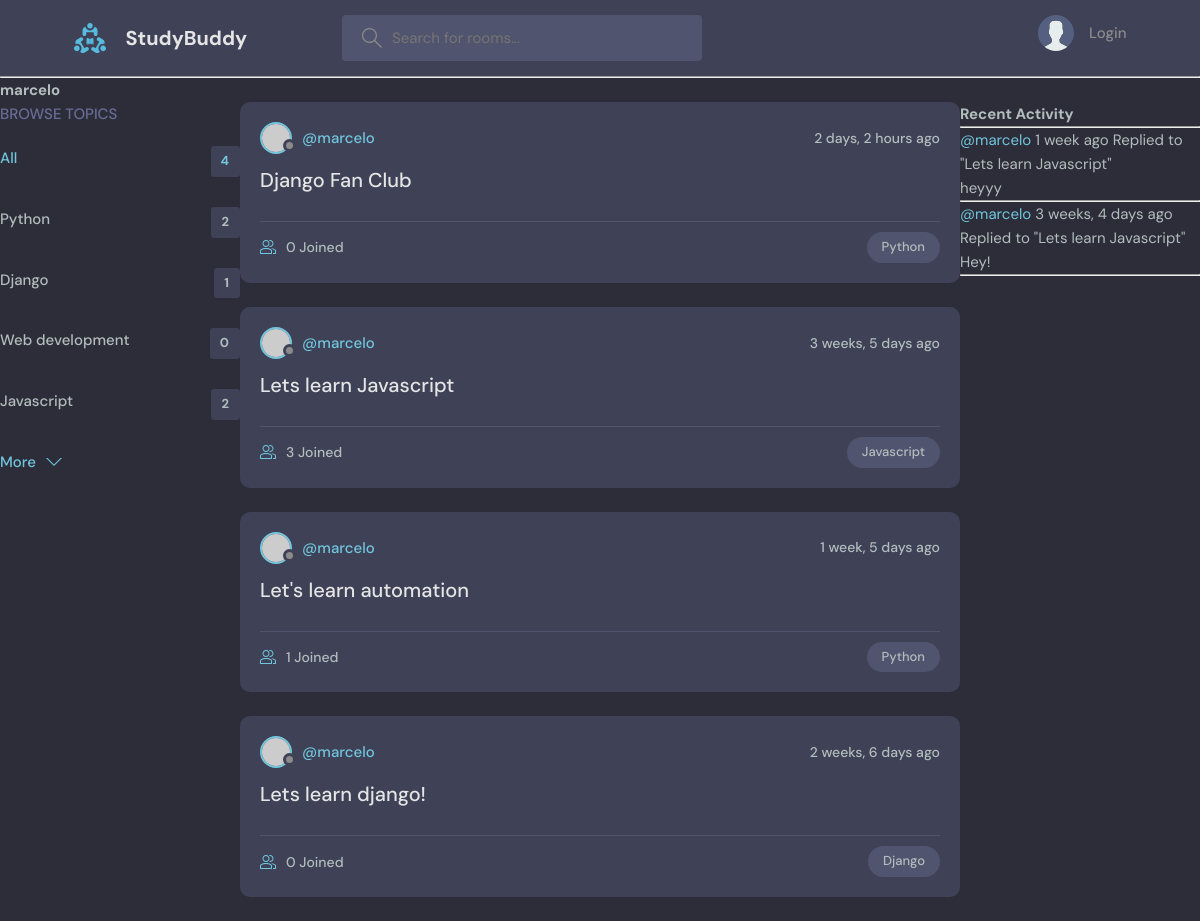
Page /profile/1/ on the committed database.
### base/models.py (models this page shows, shortened)
class Topic(models.Model):
    name = models.CharField(max_length=200)

class Room(models.Model):
    host = models.ForeignKey(User, on_delete=models.SET_NULL, null=True)
    topic = models.ForeignKey(Topic, on_delete=models.SET_NULL, null=True)
    name = models.CharField(max_length=200)
    description = models.TextField(null=True, blank=True)
    participants = models.ManyToManyField(
        User, related_name='participants', blank=True
    )
    updated = models.DateTimeField(auto_now=True)
    created = models.DateTimeField(auto_now_add=True)
    class Meta:
        ordering = ['-updated', '-created']
    def __str__(self):
        return self.name

class Message(models.Model):
    user = models.ForeignKey(User, on_delete=models.CASCADE)
    room = models.ForeignKey(Room, on_delete=models.CASCADE)
    body = models.TextField()
    updated = models.DateTimeField(auto_now=True)
    created = models.DateTimeField(auto_now_add=True)
    class Meta:
        ordering = ['-updated', '-created']
    def __str__(self):
        return self.body[0:50]

### base/views.py (the view)
# urls.py: path('profile/<str:pk>/', views.user_profile, name="user-profile"),
def user_profile(request, pk):
    user = User.objects.get(id=pk)
    rooms = user.room_set.all()
    room_messages = user.message_set.all()
    topics = Topic.objects.all()
    context = {'user': user, 'rooms': rooms, 'room_messages': room_messages, 'topics': topics}
    return render(request, 'base/profile.html', context)

### base/templates/base/profile.html (shortened to what this page needs)
{% extends 'main.html' %}
{% block content %}
    <h1>{{user.username}}</h1>
    <div class="profile-container">
        <div>
            {% include 'base/topics_component.html'%}
        </div>
        <div>
            {% include 'base/feed_component.html'%}
        </div>
        <div>
            {% include 'base/activity_component.html'%}
        </div>
    </div>
{% endblock content %}

### base/templates/base/topics_component.html
<div class="topics">
          <div class="topics__header">
            <h2>Browse Topics</h2>
          </div>
          <ul class="topics__list">
            <li>
              <a href="{% url 'home' %}" class="active">All <span>{{topics.count}}</span></a>
            </li>
			{% for topic in topics %}
				<li>
					<a href="{% url 'home' %}?q={{topic.name}}">{{topic.name}}<span>{{topic.room_set.all.count}}</span></a>
				</li>
			{% endfor %}
          </ul>
          <a class="btn btn--link" href="topics.html">
            More
            <svg version="1.1" xmlns="http://www.w3.org/2000/svg" width="32" height="32" viewBox="0 0 32 32">
              <title>chevron-down</title>
              <path d="M16 21l-13-13h-3l16 16 16-16h-3l-13 13z"></path>
            </svg>
          </a>
        </div>

### base/templates/base/feed_component.html (shortened to what this page needs)
{% for room in rooms %}
<div class="roomListRoom">
            <div class="roomListRoom__header">
              <a href="{% url 'user-profile' room.host.id %}" class="roomListRoom__author">
                <div class="avatar avatar--small">
                  <img src="https://randomuser.me/api/portraits/women/11.jpg" />
                </div>
                <span>@{{room.host.username}}</span>
              </a>
              <div class="roomListRoom__actions">
                <span>{{room.created|timesince}} ago</span>
              </div>
            </div>
            <div class="roomListRoom__content">
              <a href="{% url 'room' room.id %}">{{room.name}}</a>
            </div>
            <div class="roomListRoom__meta">
              <a href="{% url 'room' room.id %}" class="roomListRoom__joined">
                {{room.participants.all.count}} Joined
              </a>
              <p class="roomListRoom__topic">{{room.topic.name}}</p>
            </div>
</div>
{% endfor %}

### base/templates/base/activity_component.html (shortened to what this page needs)
<h3>Recent Activity</h3>
<hr>
{% for message in room_messages %}
	<div>
		<small><a href="{% url 'user-profile' message.user.id %}">@{{message.user}}</a> {{message.created|timesince}} ago</small>
		<small>Replied to "{{message.room}}"</small>
		<p>{{message}}</p>
		<hr>
	</div>
{% endfor %}

### static/styles/style.css (style rules this page uses)
:root { --color-main: #71c6dd; --color-main-light: #e1f6fb; --color-dark: #3f4156; --color-dark-medium: #51546e; --color-dark-light: #696d97; --color-light: #e5e5e5; --color-gray: #8b8b8b; --color-light-gray: #b2bdbd; --color-bg: #2d2d39; --color-success: #5dd693; --color-error: #fc4b0b; }
* { font-family: "DM Sans", -apple-system, BlinkMacSystemFont, "Segoe UI", Roboto, Oxygen, Ubuntu, Cantarell, "Open Sans", "Helvetica Neue", sans-serif; margin: 0; padding: 0; box-sizing: border-box; text-rendering: optimizeLegibility; font-size: inherit; }
html { font-size: 56.25%; }
@media only screen and (min-width: 1200px) { html { font-size: 62.5%; } }
body { line-height: 1.6; font-weight: 400; font-size: 1.5rem; color: var(--color-light-gray); background-color: var(--color-bg); min-height: 100vh; }
img { width: 100%; }
a { display: inline-block; color: var(--color-main); text-decoration: none; }
.btn { background-color: transparent; border: none; display: inline-flex; align-items: center; gap: 1rem; cursor: pointer; transition: all ease-in-out 0.3s; padding: 1rem 2rem; border-radius: 5px; box-shadow: 1px 1px 3px 1px rgba(0, 0, 0, 0.15); font-weight: 500; }
.btn--link { border-radius: 0; padding: 0; color: var(--color-main); box-shadow: none; }
.btn > svg { fill: currentColor; width: 1.6rem; height: 1.6rem; }
.avatar { position: relative; display: inline-block; border-radius: 50%; border: 2px solid var(--color-main); }
.avatar img { display: block; border-radius: 50%; object-fit: cover; object-position: center; }
.avatar::after { content: ""; display: block; position: absolute; background-color: var(--color-gray); z-index: 111; border-radius: 50%; border: 0.3rem solid var(--color-dark); }
.avatar.avatar--small img { width: 2.8rem; height: 2.8rem; }
.avatar.avatar--small:after { width: 0.7rem; height: 0.7rem; bottom: 0px; right: -6px; }
.topics__header { margin-bottom: 2rem; }
.topics__header h2 { text-transform: uppercase; font-weight: 500; color: var(--color-dark-light); }
.topics__list { list-style: none; }
.topics__list li a { display: flex; justify-content: space-between; margin-bottom: 3rem; font-weight: 500; color: var(--color-light-gray); transition: all 0.3s ease-in-out; }
.topics__list li a.active, .topics__list li a:hover { color: var(--color-main); }
.topics__list li a span { padding: 0.5rem 1rem; background-color: var(--color-dark); border-radius: 3px; font-size: 1.3rem; font-weight: 700; letter-spacing: 1px; }
.roomListRoom { margin-bottom: 2.4rem; background-color: var(--color-dark); border-radius: 1rem; padding: 2rem; }
.roomListRoom__header { display: flex; justify-content: space-between; align-items: center; }
.roomListRoom__author { font-weight: 500; display: flex; align-items: center; gap: 1rem; }
.roomListRoom__actions { display: flex; align-items: flex-start; gap: 1rem; position: relative; }
.roomListRoom__actions span { font-size: 1.4rem; font-weight: 500; }
.roomListRoom__content { margin: 1rem 0; }
.roomListRoom__content a { font-size: 2rem; font-weight: 500; margin-bottom: 1.5rem; color: var(--color-light); transition: all 0.3s ease-in-out; }
.roomListRoom__meta { border-top: 1px solid var(--color-dark-medium); padding-top: 1rem; display: flex; align-items: center; justify-content: space-between; }
.roomListRoom__joined { color: var(--color-light-gray); display: flex; align-items: center; gap: 1rem; font-size: 1.4rem; font-weight: 500; }
.roomListRoom__joined svg { fill: var(--color-main); width: 1.6rem; height: 1.6rem; }
.roomListRoom__topic { padding: 5px 1.5rem; background-color: var(--color-dark-medium); border-radius: 5rem; font-weight: 500; font-size: 1.3rem; }

### base/templates/base/profile.html (style rules this page uses)
.profile-container { display: grid; grid-template-columns: 1fr 3fr 1fr; }

### rows in the picture
Topic: name "Python", room_set.all.count "2"
Topic: name "Django", room_set.all.count "1"
Topic: name "Web development", room_set.all.count "0"
Topic: name "Javascript", room_set.all.count "2"
Room: host.username "marcelo", created "2 days, 2 hours", name "Django Fan Club", participants.all.count "0", topic.name "Python"
Room: host.username "marcelo", created "3 weeks, 5 days", name "Lets learn Javascript", participants.all.count "3", topic.name "Javascript"
Room: host.username "marcelo", created "1 week, 5 days", name "Let's learn automation", participants.all.count "1", topic.name "Python"
Room: host.username "marcelo", created "2 weeks, 6 days", name "Lets learn django!", participants.all.count "0", topic.name "Django"
Message: user "marcelo", created "1 week", room "Lets learn Javascript", body "heyyy"
Message: user "marcelo", created "3 weeks, 4 days", room "Lets learn Javascript", body "Hey!"

### other values in the picture
{{ user.username }} "marcelo"
{{ topics.count }} "4"
